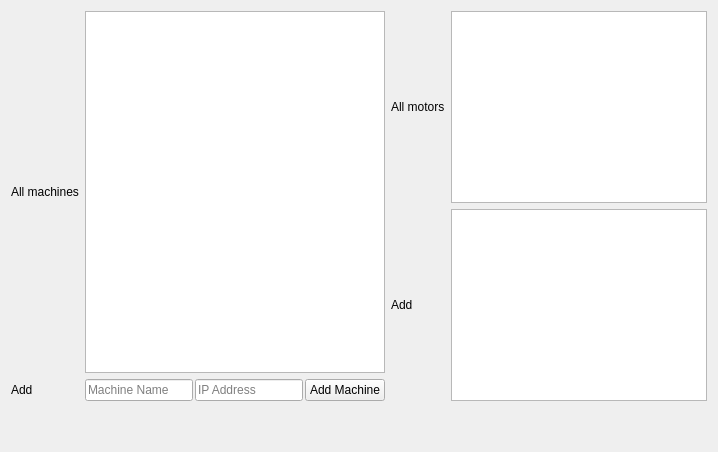
      <widget class="QWidget" name="tab_2">
       <attribute name="title">
        <string>Machines</string>
       </attribute>
       <layout class="QHBoxLayout" name="horizontalLayoutMa">
        <item>
         <layout class="QGridLayout" name="gridLayoutMa">
          <item row="0" column="0">
           <widget class="QLabel" name="label_allmachines">
            <property name="text">
             <string>All machines</string>
            </property>
           </widget>
          </item>
          <item row="0" column="1">
           <widget class="QTableView" name="tableViewMachines"/>
          </item>
          <item row="1" column="0">
           <widget class="QLabel" name="label_addmachine">
            <property name="text">
             <string>Add</string>
            </property>
           </widget>
          </item>
          <item row="2" column="1">
           <spacer name="verticalSpacer_10">
            <property name="orientation">
             <enum>Qt::Vertical</enum>
            </property>
            <property name="sizeType">
             <enum>QSizePolicy::Fixed</enum>
            </property>
            <property name="sizeHint" stdset="0">
             <size>
              <width>20</width>
              <height>40</height>
             </size>
            </property>
           </spacer>
          </item>
          <item row="1" column="1">
           <layout class="QHBoxLayout" name="horizontalLayout_machineInputs">
            <property name="spacing">
             <number>2</number>
            </property>
            <item>
             <widget class="QLineEdit" name="lineEditMachineName">
              <property name="placeholderText">
               <string>Machine Name</string>
              </property>
             </widget>
            </item>
            <item>
             <widget class="QLineEdit" name="lineEditMachineIp">
              <property name="placeholderText">
               <string>IP Address</string>
              </property>
             </widget>
            </item>
            <item>
             <widget class="QPushButton" name="pushButtonAddMachine">
              <property name="text">
               <string>Add Machine</string>
              </property>
             </widget>
            </item>
           </layout>
          </item>
         </layout>
        </item>
        <item>
         <layout class="QGridLayout" name="gridLayoutMa2">
          <item row="0" column="0">
           <widget class="QLabel" name="label_allmotors">
            <property name="text">
             <string>All motors</string>
            </property>
           </widget>
          </item>
          <item row="0" column="1">
           <widget class="QTableView" name="tableViewMotor"/>
          </item>
          <item row="1" column="0">
           <widget class="QLabel" name="label_addmotor">
            <property name="text">
             <string>Add</string>
            </property>
           </widget>
          </item>
          <item row="1" column="1">
           <widget class="QTextEdit" name="textEditAddMotor"/>
          </item>
          <item row="2" column="1">
           <spacer name="verticalSpacer_11">
            <property name="orientation">
             <enum>Qt::Vertical</enum>
            </property>
            <property name="sizeType">
             <enum>QSizePolicy::Fixed</enum>
            </property>
            <property name="sizeHint" stdset="0">
             <size>
              <width>20</width>
              <height>40</height>
             </size>
            </property>
           </spacer>
          </item>
         </layout>
        </item>
       </layout>
      </widget>
